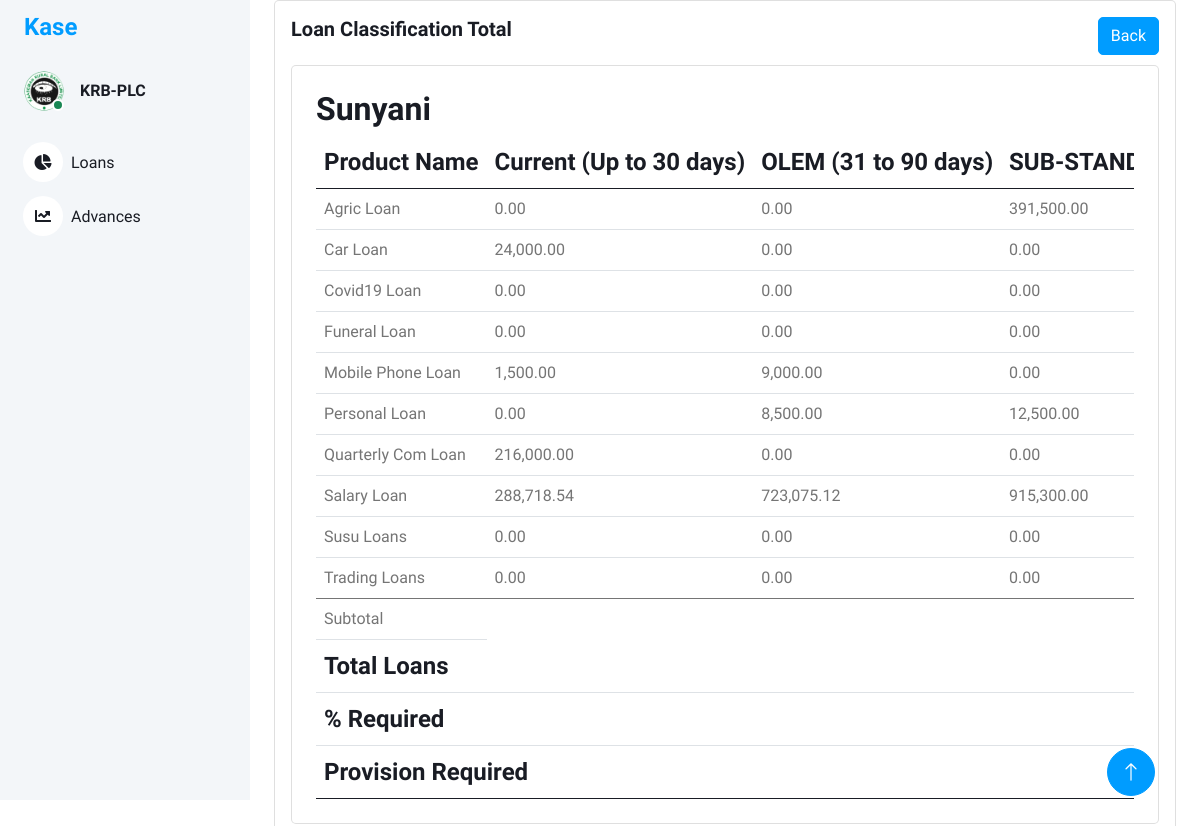
The page /loan_classification_total/1 on the database its author committed.
### models/loan_classification_files.py (models this page shows, shortened)
class LoanClassificationFiles(db.Model):
    id = db.Column(db.Integer, primary_key=True)
    branch_name = db.Column(db.String(100), nullable=False)
    loan_class_id = db.Column(db.String(100), nullable=True)
    filename = db.Column(db.String(100), nullable=True)

### models/loan_classification_items.py (models this page shows, shortened)
class LoanClassificationItems(db.Model):
    id = db.Column(db.Integer, primary_key=True)
    loan_class_file_id = db.Column(db.String(100), nullable=False)
    arrangement = db.Column(db.String(100), nullable=True)
    application_id = db.Column(db.String(100), nullable=True)
    company_branch = db.Column(db.String(100), nullable=True)
    account = db.Column(db.String(100), nullable=True)
    officer = db.Column(db.String(100), nullable=True)
    product_name = db.Column(db.String(100), nullable=True)
    customer = db.Column(db.String(100), nullable=True)
    customer_name = db.Column(db.String(100), nullable=True)
    opening_date = db.Column(db.String(100), nullable=True)
    first_pay_date = db.Column(db.String(100), nullable=True)
    maturity_date = db.Column(db.String(100), nullable=True)
    term = db.Column(db.String(100), nullable=True)
    ccy = db.Column(db.String(100), nullable=True)
    commitment = db.Column(db.String(100), nullable=True)
    principal = db.Column(db.String(100), nullable=True)
    due_date = db.Column(db.String(100), nullable=True)
    overdue = db.Column(db.String(100), nullable=True)
    resch_id = db.Column(db.String(100), nullable=True)
    status = db.Column(db.String(100), nullable=True)

### views/loan_classification.py (the view)
@bp.route('/loan_classification_total/<int:id>')
def loan_classification_total(id):
    loan_classification_uploads = LoanClassificationFiles.query.filter_by(loan_class_id=id).all()
    branches_data = {}  # Dictionary to store all branches data
    default_classifications = {
        'Current (Up to 30 days)': {'Commitment': 0.00, 'Principal': 0.00, 'Count': 0},
        'OLEM (31 to 90 days)': {'Commitment': 0.00, 'Principal': 0.00, 'Count': 0},
        'SUB-STAND (91 to 180 days)': {'Commitment': 0.00, 'Principal': 0.00, 'Count': 0},
        'DOUTFUL (181 to 360 days)': {'Commitment': 0.00, 'Principal': 0.00, 'Count': 0},
        'LOSS (Over 360 days)': {'Commitment': 0.00, 'Principal': 0.00, 'Count': 0}
    }
    for classification in loan_classification_uploads:
        branch_name = classification.branch_name
        if branch_name not in branches_data:
            branches_data[branch_name] = {}
        loan_classification_items = LoanClassificationItems.query.filter_by(loan_class_file_id=classification.id).all()
        for item in loan_classification_items:
            product_name = item.product_name
            if item.opening_date is None:
                continue
            loan_classification = classify_loan(item.opening_date)
            if product_name not in branches_data[branch_name]:
                branches_data[branch_name][product_name] = deepcopy(default_classifications)
            branches_data[branch_name][product_name][loan_classification]['Commitment'] += float(item.commitment.replace(',', ''))
            branches_data[branch_name][product_name][loan_classification]['Principal'] += float(item.principal.replace(',', ''))
            branches_data[branch_name][product_name][loan_classification]['Count'] += 1
            branches_data[branch_name][product_name][loan_classification]['Commitment'] = round(branches_data[branch_name][product_name][loan_classification]['Commitment'], 2)
            branches_data[branch_name][product_name][loan_classification]['Principal'] = round(branches_data[branch_name][product_name][loan_classification]['Principal'], 2)
    return render_template('loan_classification_total.html', branches_data=branches_data,id=id)

### views/loan_classification.py (called while the page is built)
def classify_loan(opening_date_str):
    from datetime import datetime  # Make sure you've imported datetime here
    opening_date = datetime.strptime(opening_date_str, '%d-%b-%y').date()
    days_outstanding = (date.today() - opening_date).days
    if days_outstanding <= 30:
        return 'Current (Up to 30 days)'
    elif 31 <= days_outstanding <= 90:
        return 'OLEM (31 to 90 days)'
    elif 91 <= days_outstanding <= 180:
        return 'SUB-STAND (91 to 180 days)'
    elif 181 <= days_outstanding <= 360:
        return 'DOUTFUL (181 to 360 days)'
    else:
        return 'LOSS (Over 360 days)'   # Adjusted key here

### templates/loan_classification_total.html (shortened to what this page needs)
<!DOCTYPE html>
<html lang="en">
<head>
    <link href="https://cdnjs.cloudflare.com/ajax/libs/font-awesome/5.10.0/css/all.min.css" rel="stylesheet">
    <link href="https://cdn.jsdelivr.net/npm/bootstrap-icons@1.4.1/font/bootstrap-icons.css" rel="stylesheet">
    <link href="{{ url_for('static', filename='lib/owlcarousel/assets/owl.carousel.min.css') }}" rel="stylesheet">
    <link href="{{ url_for('static', filename='lib/tempusdominus/css/tempusdominus-bootstrap-4.min.css') }}"
        rel="stylesheet" />
    <link href="{{ url_for('static',filename='css/bootstrap.min.css') }}" rel="stylesheet">
    <link href="{{ url_for('static', filename='css/style.css') }}" rel="stylesheet">
</head>
<body>
    <div class="container-xxl position-relative bg-white d-flex p-0">
        <div class="sidebar pe-4 pb-3">
            <nav class="navbar bg-light navbar-light">
                <a href="{{ url_for('main.index') }}" class="navbar-brand mx-4 mb-3">
                    <h4 class="text-primary">Kase</h4>
                </a>
                <div class="d-flex align-items-center ms-4 mb-4">
                    <div class="position-relative">
                        <img class="rounded-circle" src="{{ url_for('static',filename='img/krblogoBig.png') }}" alt=""
                            style="width: 40px; height: 40px;">
                        <div
                            class="bg-success rounded-circle border border-2 border-white position-absolute end-0 bottom-0 p-1">
                        </div>
                    </div>
                    <div class="ms-3">
                        <h6 class="mb-0">KRB-PLC</h6>
                    </div>
                </div>
                <div class="navbar-nav w-100">
                    <a href="{{ url_for('main.index') }}" class="nav-item nav-link"><i
                            class="fa fa-chart-pie me-2"></i>Loans
                    </a>
                    <a href="{{ url_for('returns.returns') }}" class="nav-item nav-link"><i
                            class="fa fa-chart-line me-2"></i>Advances</a>
                </div>
            </nav>
        </div>
        <div class="content">
            <div class="container-fluid">
                <div class="container-fluid">
                    <div class="card">
                        <div class="card-body">
                            <div class="d-flex justify-content-between">
                                <div>
                                    <h5 class="card-title fw-semibold mb-4">Loan Classification Total</h5>
                                </div>
                                <div>
                                    <a href="{{ url_for('loan_classification.loan_classification_uploads', id=id )}}" class="btn btn-primary">Back</a>
                                </div>
                            </div>
                            <div class="card w-100">
                                <div class="card-body p-4">
                                    {% for branch_name, products in branches_data.items() %}
                                    <h2>{{ branch_name }}</h2>
                                    <div class="table-responsive">
                                    <table class="table text-nowrap mb-0 align-middle" >
                                        <thead class="text-dark fs-4">
                                            <tr>
                                                <th>Product Name</th>
                                                <th>Current (Up to 30 days)</th>
                                                <th>OLEM (31 to 90 days)</th>
                                                <th>SUB-STAND (91 to 180 days)</th>
                                            </tr>
                                        </thead>
                                        <tbody>
                                            {% for product_name, classifications in products.items() %}
                                                <tr>
                                                    <td>{{ product_name }}</td>
                                                    <td>{{ "{:,.2f}".format(classifications['Current (Up to 30 days)']['Commitment']) }}</td>
                                                    <td>{{ "{:,.2f}".format(classifications['OLEM (31 to 90 days)']['Commitment']) }}</td>
                                                    <td>{{ "{:,.2f}".format(classifications['SUB-STAND (91 to 180 days)']['Commitment']) }}</td>
                                                </tr>
                                            {% endfor %}
                                        </tbody>
                                        <tfoot>
                                            <tr>
                                                <td>Subtotal</td>
                                            </tr>
                                        </tfoot>
                                    </table>
                                </div>
                                {% endfor %}
                                <div class="table-responsive">
                                    <table class="table text-nowrap mb-0 align-middle">
                                        <thead class="text-dark fs-4">
                                            <tr>
                                                <th>Total Loans</th>
                                            </tr>
                                            <tr>
                                                <th>% Required</th>
                                            </tr>
                                            <tr>
                                                <th>Provision Required</th>
                                            </tr>
                                        </thead>
                                    </table>
                                </div>
                                </div>
                            </div>
                        </div>
                    </div>
                </div>
            </div>
            <a href="#" class="btn btn-lg btn-primary btn-lg-square back-to-top"><i class="bi bi-arrow-up"></i></a>
        </div>
    </div>
</body>
</html>

### static/css/style.css (style rules this page uses)
:root { --primary: #009CFF; --light: #F3F6F9; --dark: #191C24; }
.back-to-top { position: fixed; display: none; right: 45px; bottom: 45px; z-index: 99; }
.btn { transition: .5s; }
.btn.btn-primary { color: #FFFFFF; }
.btn-lg-square { width: 48px; height: 48px; }
.btn-square, .btn-sm-square, .btn-lg-square { padding: 0; display: inline-flex; align-items: center; justify-content: center; font-weight: normal; border-radius: 50px; }
.sidebar { position: fixed; top: 0; left: 0; bottom: 0; width: 250px; height: 100vh; overflow-y: auto; background: var(--light); transition: 0.5s; z-index: 999; }
.content { margin-left: 250px; min-height: 100vh; background: #FFFFFF; transition: 0.5s; }
@media (min-width: 992px) { .sidebar { margin-left: 0; } }
@media (min-width: 992px) { .content { width: calc(100% - 250px); } }
.sidebar .navbar .navbar-nav .nav-link { padding: 7px 20px; color: var(--dark); font-weight: 500; border-left: 3px solid var(--light); border-radius: 0 30px 30px 0; outline: none; }
.sidebar .navbar .navbar-nav .nav-link i { width: 40px; height: 40px; display: inline-flex; align-items: center; justify-content: center; background: #FFFFFF; border-radius: 40px; }

### rows shown on the page
LoanClassificationFiles: branch_name "Sunyani"
LoanClassificationItems: product_name "Agric Loan", classifications "0.00", classifications "391,500.00"
LoanClassificationItems: product_name "Car Loan", classifications "24,000.00", classifications "0.00"
LoanClassificationItems: product_name "Covid19 Loan", classifications "0.00"
LoanClassificationItems: product_name "Funeral Loan", classifications "0.00"
LoanClassificationItems: product_name "Mobile Phone Loan", classifications "1,500.00", classifications "9,000.00", classifications "0.00"
LoanClassificationItems: product_name "Personal Loan", classifications "0.00", classifications "8,500.00", classifications "12,500.00"
LoanClassificationItems: product_name "Quarterly Com Loan", classifications "216,000.00", classifications "0.00"
LoanClassificationItems: product_name "Salary Loan", classifications "288,718.54", classifications "723,075.12", classifications "915,300.00"
LoanClassificationItems: product_name "Susu Loans", classifications "0.00"
LoanClassificationItems: product_name "Trading Loans", classifications "0.00"
